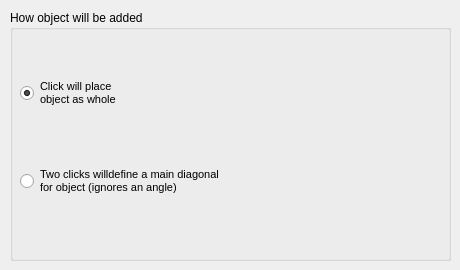
        <widget class="QWidget" name="tabCustomProperties">
         <attribute name="title">
          <string>How object should be added?</string>
         </attribute>
         <widget class="QGroupBox" name="grpCustomObjectAddBehaviour">
          <property name="geometry">
           <rect>
            <x>10</x>
            <y>10</y>
            <width>441</width>
            <height>251</height>
           </rect>
          </property>
          <property name="title">
           <string>How object will be added</string>
          </property>
          <widget class="QWidget" name="layoutWidgetCustomObjectMethods">
           <property name="geometry">
            <rect>
             <x>10</x>
             <y>17</y>
             <width>421</width>
             <height>221</height>
            </rect>
           </property>
           <layout class="QVBoxLayout" name="vboxLayoutCustomObjectMethods">
            <item>
             <widget class="QRadioButton" name="rbCustomObjectPlaceAndRotate">
              <property name="font">
               <font>
                <pointsize>8</pointsize>
               </font>
              </property>
              <property name="text">
               <string>Click will place
object as whole</string>
              </property>
              <property name="checked">
               <bool>true</bool>
              </property>
             </widget>
            </item>
            <item>
             <widget class="QRadioButton" name="rbCustomObjectTwoClicksPlaces">
              <property name="font">
               <font>
                <pointsize>8</pointsize>
               </font>
              </property>
              <property name="text">
               <string>Two clicks willdefine a main diagonal
for object (ignores an angle)</string>
              </property>
             </widget>
            </item>
           </layout>
          </widget>
         </widget>
        </widget>
